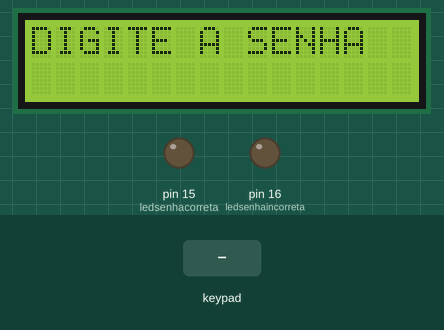
The sketch below on a simulated Arduino Uno, built with avr-gcc and run on an emulated ATmega328P. Shown: 16×2 character LCD, output pins drawn as LEDs (lit = HIGH). Inputs (shaded band) come from the test bench. What the sketch prints to the serial monitor is not drawn.

Above: at 1.2 s.
1.3 s: keypad keys 1 3 1 2 1 1 1 0 # pressed 0.4 s apart
At 5.5 s:
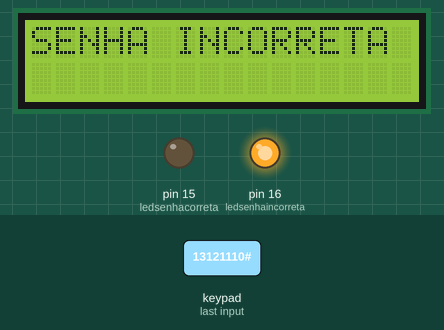
6.4 s: keypad keys 1 2 3 4 # pressed 0.4 s apart
At 9.8 s:
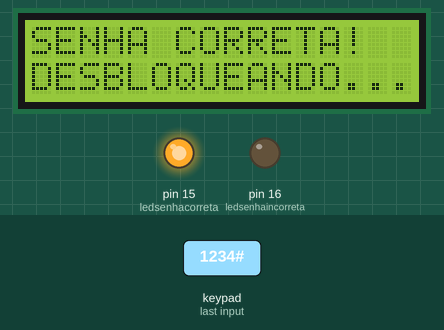
11.4 s: key '#' pressed
At 13.7 s:
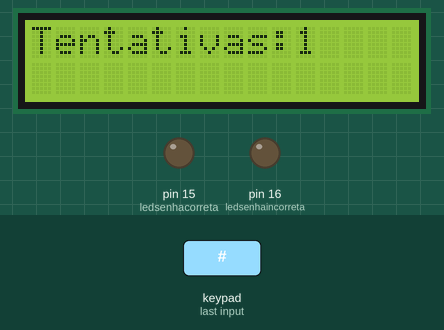
14.4 s: keypad keys 9 8 7 6 # pressed 0.4 s apart
At 15.52 s:
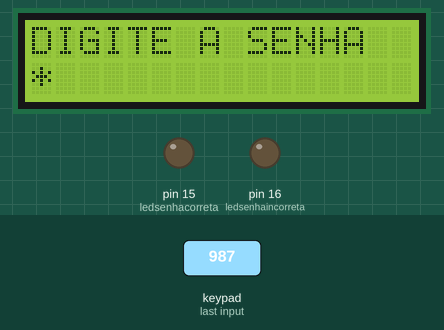
19.4 s: key '1' pressed
At 20.5 s:
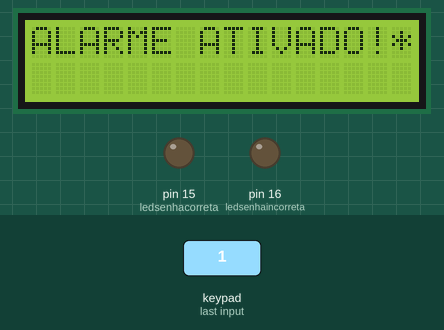
21.6 s: key '*' pressed
At 22.1 s:
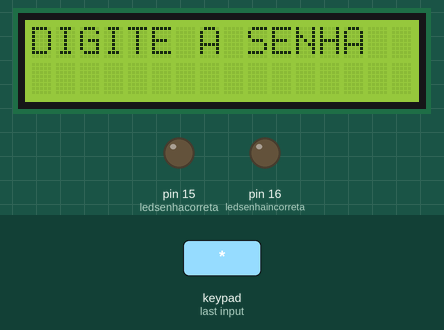
Timing chart, 0 to 24.1 s (numbered marks = the images above; inputs shaded):
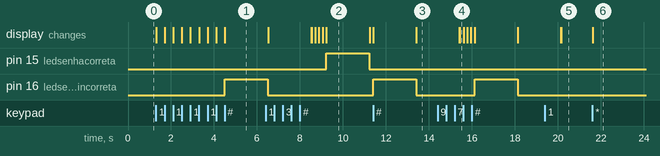

The sketch:

fechadura_digital_codigo_primario.ino
```cpp
#include <Keypad.h>
#include <LiquidCrystal.h>


// PRINCIPAIS VARIÁVEIS
int ledsenhacorreta = 15;
int ledsenhaincorreta = 16;

LiquidCrystal lcd(5, 4, 3, 2, 17, 18);

// KEYPAD:
const byte numRows = 4;
const byte numCols = 4;

char keys[numRows][numCols] = {
  {'1','2','3','A'},
  {'4','5','6','B'},
  {'7','8','9','C'},
  {'*','0','#','D'}
};

byte rowPins[numRows] = {13, 12, 11, 10};
byte colPins[numCols] = {9, 8, 7, 6};

Keypad keypad = Keypad(makeKeymap(keys), rowPins, colPins, numRows, numCols);


// BIBLIOTECA DE MENSAGENS PARA O LCD:
const char* mensagens[] = {
  "DIGITE A SENHA",
  "SENHA CORRETA!",
  "DESBLOQUEANDO...",
  "SENHA INCORRETA",
  "Tentativas:",
  "ALARME ATIVADO!"
};


// VARIÁVEIS DA SENHA:
String senha = "1234";
String senhadigitada = "";
int limitetentativa = 3;


// FUNÇÃO PARA ESCREVER NO LCD:
void escreverMensagem(const char* mensagem) {
  lcd.clear();
  lcd.setCursor(0,0);
  lcd.print(mensagem);
}

// FUNÇÃO PARA ENVIAR O CÓDIGO SERIAL:
void enviarAlerta(char* codigo) {
  Serial.println(*codigo);
}


// FUNÇÃO PARA REINICIAR TELA
void resetarTela() {
  escreverMensagem(mensagens[0]);
  lcd.setCursor(0,1);
}


// SETUP
void setup() {
  pinMode(ledsenhacorreta, OUTPUT);
  pinMode(ledsenhaincorreta, OUTPUT);

  Serial.begin(9600);

  lcd.begin(16, 2);
  resetarTela();
}


// LOOP PRINCIPAL
void loop() {

  char tecla = keypad.getKey();


  // ESTABELECENDO  UMA CONDIÇÃO PARA APARECER OS NUMEROS DO KEYPAD NO LCD
  if (tecla >= '0' && tecla <= '9') {
    senhadigitada += tecla;
    lcd.print("*");
  }


  // CONFIRMAR SENHA (#)
  if (tecla == '#') {

    if (senha == senhadigitada) {

      digitalWrite(ledsenhacorreta, HIGH);
      digitalWrite(ledsenhaincorreta, LOW);

      char codigo = 'A';
      enviarAlerta(&codigo);

      escreverMensagem(mensagens[1]);
      lcd.setCursor(0,1);
      lcd.print(mensagens[2]);

      delay(2000);

      digitalWrite(ledsenhacorreta, LOW);
      digitalWrite(ledsenhaincorreta, LOW);
      senhadigitada = "";
      resetarTela();
    }


    else {
      limitetentativa--;

      digitalWrite(ledsenhacorreta, LOW);
      digitalWrite(ledsenhaincorreta, HIGH);

      char codigo = 'B';
      enviarAlerta(&codigo);

      escreverMensagem(mensagens[3]);
      delay(2000);

      digitalWrite(ledsenhacorreta, LOW);
      digitalWrite(ledsenhaincorreta, LOW);

      lcd.clear();
      lcd.setCursor(0,0);
      lcd.print(mensagens[4]);
      lcd.print(limitetentativa);

      delay(2000);

      senhadigitada = "";
      resetarTela();


      // ATIVAR ALARME
      if (limitetentativa <= 0) {
        escreverMensagem(mensagens[5]);

        char codigo = 'C';
        enviarAlerta(&codigo);
      }
    }
  }


  // APAGAR SENHA (*)
  if (tecla == '*') {
    senhadigitada = "";
    resetarTela();
  }
}
```

Measured:
- after the input at 1.3 s, pin 16 (ledsenhaincorreta): LOW → HIGH after 3.2 s; the display: first changes at once (image 1 shows a later state)
- after the input at 6.4 s, pin 15 (ledsenhacorreta): LOW → HIGH after 2.8 s, → LOW 2.0 s later; the display: first differs from a run without the input after 2.1 s (image 2 shows a later state)
- after the input at 11.4 s, pin 16 (ledsenhaincorreta): LOW → HIGH at once, → LOW 2.0 s later; the display: first changes at once (image 3 shows a later state)
- after the input at 14.4 s, pin 16 (ledsenhaincorreta): LOW → HIGH after 1.7 s, → LOW 2.0 s later; the display: first differs from a run without the input after 1.0 s (image 4)
- after the input at 19.4 s, the display: first differs from a run without the input after 0.76 s (image 5)
- after the input at 21.6 s, the display: changes at once (image 6)
- what the display in image 2 shows lasts 2.0 s, from 9.2 s to 11.2 s
